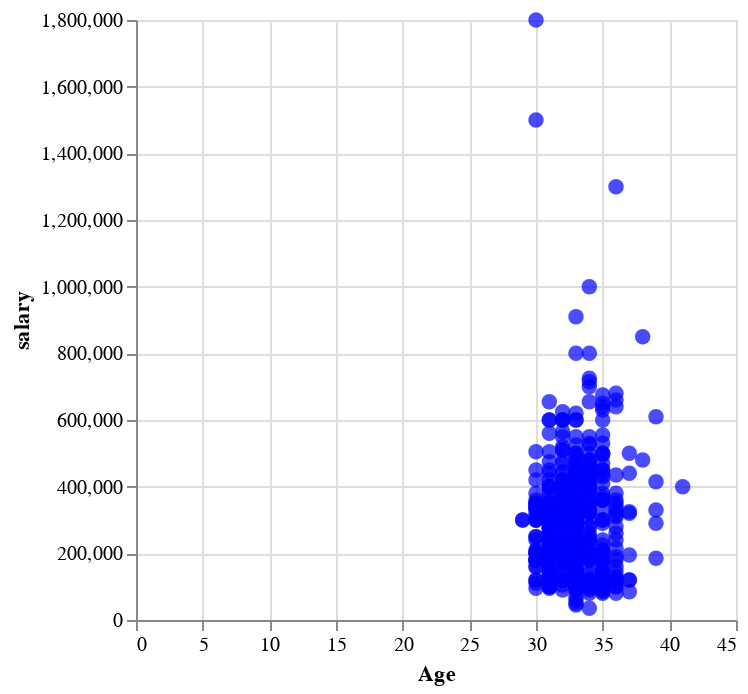

Write notebook code for a chart like this one.
### Code cell
scatter_plot = alt.Chart(df).mark_circle(size = 60, color = 'blue').encode(
x = 'Age',
y = 'salary'
)
scatter_plot

### Figure 1 — Vega-Lite specification as saved in the notebook (floating-point values rounded to 4 significant figures; data arrays with more than 128 entries replaced by an {"elided": "..."} marker saying what was removed)
{"config": {"view": {"continuousWidth": 300, "continuousHeight": 300}}, "data": {"name": "data-7908b07beab1b522de1b1bbb08c18721"}, "mark": {"type": "circle", "color": "blue", "size": 60}, "encoding": {"x": {"field": "Age", "type": "quantitative"}, "y": {"field": "salary", "type": "quantitative"}}, "$schema": "https://vega.github.io/schema/vega-lite/v5.15.1.json", "datasets": {"data-7908b07beab1b522de1b1bbb08c18721": {"elided": "599 records"}}}
